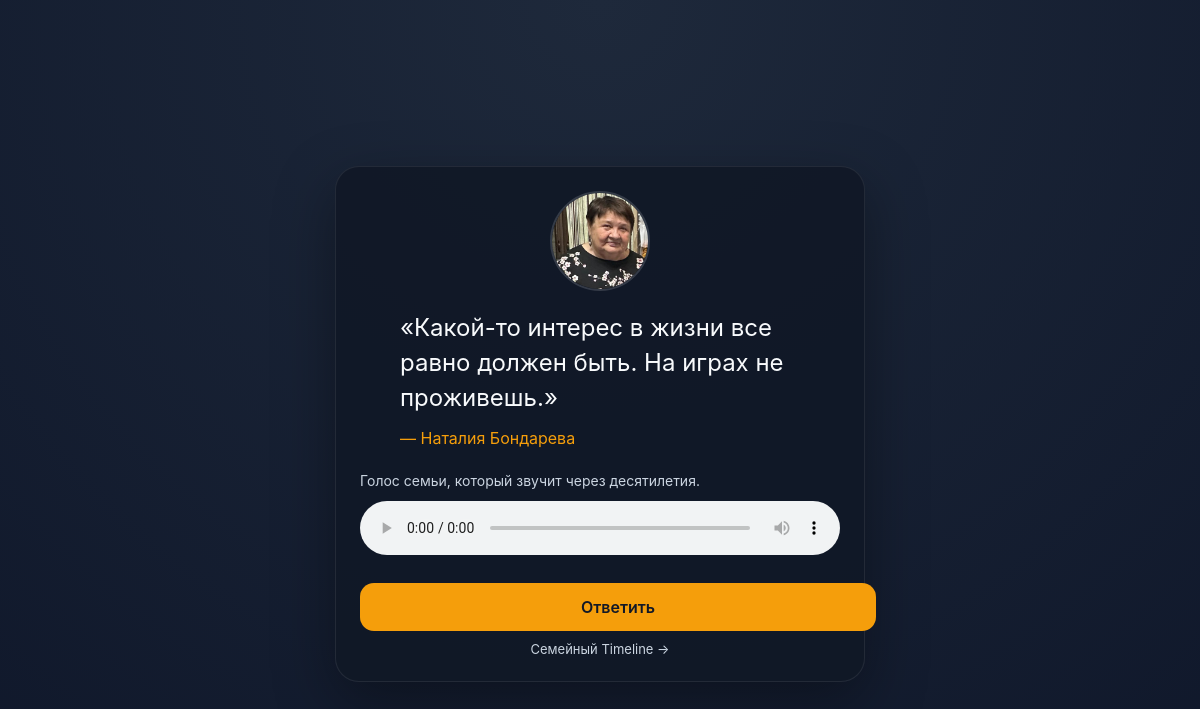
The page / on the database its author committed.
### app/models.py (models this page shows)
class Person(Base):
    __tablename__ = "People"
    person_id = Column(Integer, primary_key=True, index=True)
    maiden_name = Column(String)
    gender = Column(String)
    birth_date = Column(String)
    birth_date_prec = Column(String)
    death_date = Column(String)
    death_date_prec = Column(String)
    is_alive = Column(Integer)
    is_user = Column(Integer)
    role = Column(String)
    successor_id = Column(Integer, ForeignKey("People.person_id"))
    default_lang = Column(String)
    phone = Column(String)
    preferred_ch = Column(String)
    avatar_url = Column(String)
    pin = Column(String)
    translations = relationship("PersonI18n", back_populates="person")
    quotes = relationship("Quote", back_populates="author")
    memories_authored = relationship("Memory", foreign_keys="Memory.author_id", back_populates="author")
    memories_created = relationship("Memory", foreign_keys="Memory.created_by", back_populates="creator")

class Quote(Base):
    __tablename__ = "Quotes"
    id = Column(Integer, primary_key=True, index=True)
    author_id = Column(Integer, ForeignKey("People.person_id"), nullable=False)
    content_text = Column(Text, nullable=False)
    source_memory_id = Column(Integer, ForeignKey("Memories.id"))
    created_at = Column(String)
    author = relationship("Person", back_populates="quotes")
    memory = relationship("Memory", back_populates="quotes")

### app/main.py (the view)
@app.get("/", response_class=HTMLResponse)
async def home_presence(request: Request, db: Session = Depends(get_db)):
    all_quotes = db.query(Quote).all()
    if not all_quotes:
        return templates.TemplateResponse(
            request,
            "family/home.html",
            {"quote": None, "lang": "ru"}
        )
    selected_quote = random.choice(all_quotes)
    author_info = db.query(PersonI18n).filter(
        PersonI18n.person_id == selected_quote.author_id,
        PersonI18n.lang_code == "ru"
    ).first()
    if author_info:
        parts = [author_info.first_name, author_info.last_name]
        author_name = " ".join([p for p in parts if p])
    else:
        author_name = "Неизвестный предок"
    author_avatar = None
    if selected_quote.author and getattr(selected_quote.author, "avatar_url", None):
        author_avatar = selected_quote.author.avatar_url
    raw_audio = selected_quote.memory.audio_url if selected_quote.memory else None
    audio_url = None
    if raw_audio:
        filename = raw_audio.split("/")[-1].strip()
        audio_url = f"/static/processed/{filename}"
    quote_data = {
        "text": selected_quote.content_text,
        "author_name": author_name,
        "author_avatar": author_avatar,
        "audio_url": audio_url,
        "memory_id": selected_quote.source_memory_id,
        "author_id": selected_quote.author_id,
    }
    return templates.TemplateResponse(
        request,
        "family/home.html",
        {"quote": quote_data, "lang": "ru"}
    )

### app/templates/family/home.html (shortened to what this page needs)
<!DOCTYPE html>
<html lang="{{ lang or 'ru' }}">
<head>
</head>
<body class="presence-mode">
    <main class="hero-container">
        <section class="impulse-card">
            {% if quote %}
                <div class="avatar-container">
                    {% if quote.author_avatar %}
                        <img src="{{ quote.author_avatar }}" alt="{{ quote.author_name }}">
                    {% else %}
                        <div class="avatar-fallback">Нет фото</div>
                    {% endif %}
                </div>
                <blockquote class="family-quote">
                    <p>«{{ quote.text }}»</p>
                    <cite>— <a href="/family/person/{{ quote.author_id }}" style="color: inherit; text-decoration: none;">{{ quote.author_name }}</a></cite>
                </blockquote>
                <div class="audio-controls">
                    <p class="context-label">Голос семьи, который звучит через десятилетия.</p>
                    {% if quote.audio_url %}
                        <audio controls src="{{ quote.audio_url }}"></audio>
                    {% else %}
                        <p class="context-label">Аудио пока не подключено.</p>
                    {% endif %}
                </div>
                <div class="actions">
                    <a href="/who-am-i?next=/family/reply/{{ quote.memory_id }}" class="btn-reply">Ответить</a>
                    <a href="/family/timeline" style="display:block; text-align:center; margin-top:10px; font-size:13px; color:var(--muted); text-decoration:none;">Семейный Timeline →</a>
                </div>
            {% else %}
                <div class="empty-state">
                    <p>Пока нет ни одной цитаты для режима присутствия.</p>
                </div>
            {% endif %}
        </section>
    </main>
</body>
</html>

### app/templates/family/home.html (style rules this page uses)
:root { color-scheme: light dark; --bg: #0f172a; --card: #111827; --text: #f8fafc; --muted: #cbd5e1; --accent: #f59e0b; --border: rgba(255,255,255,0.08); }
body { margin: 0; font-family: -apple-system, BlinkMacSystemFont, "Segoe UI", sans-serif; background: radial-gradient(circle at top, #1e293b, var(--bg)); color: var(--text); min-height: 100vh; }
.hero-container { min-height: 100vh; display: grid; place-items: center; padding: 24px; }
.impulse-card { width: min(100%, 480px); background: rgba(17, 24, 39, 0.92); border: 1px solid var(--border); border-radius: 24px; padding: 24px; box-shadow: 0 20px 60px rgba(0,0,0,0.35); }
.avatar-container { display: flex; justify-content: center; margin-bottom: 20px; }
.avatar-container img { width: 96px; height: 96px; border-radius: 999px; object-fit: cover; border: 2px solid rgba(255,255,255,0.15); }
.family-quote p { font-size: 24px; line-height: 1.45; margin: 0 0 12px; }
.family-quote cite { display: block; font-style: normal; color: var(--accent); font-size: 16px; }
.audio-controls { margin-top: 24px; }
.context-label { color: var(--muted); font-size: 14px; margin-bottom: 12px; }
audio { width: 100%; }
.actions { margin-top: 24px; }
.btn-reply { display: inline-block; width: 100%; text-align: center; text-decoration: none; background: var(--accent); color: #111827; padding: 14px 18px; border-radius: 14px; font-weight: 600; }

### rows shown on the page
Person: author_avatar (picture)
Quote: text "Какой-то интерес в жизни все равно должен быть. На играх не проживешь."

### other values the page prints
{{ quote.author_name }} "Наталия Бондарева"
